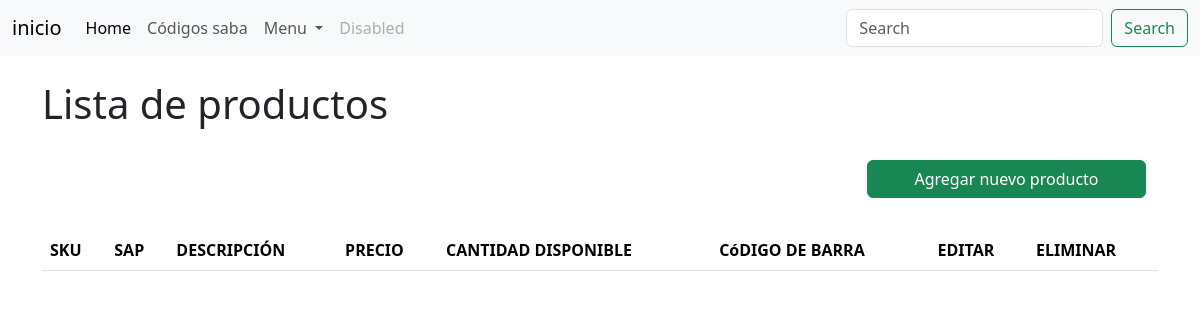
Before: /ListarProducto/ with the older database file.
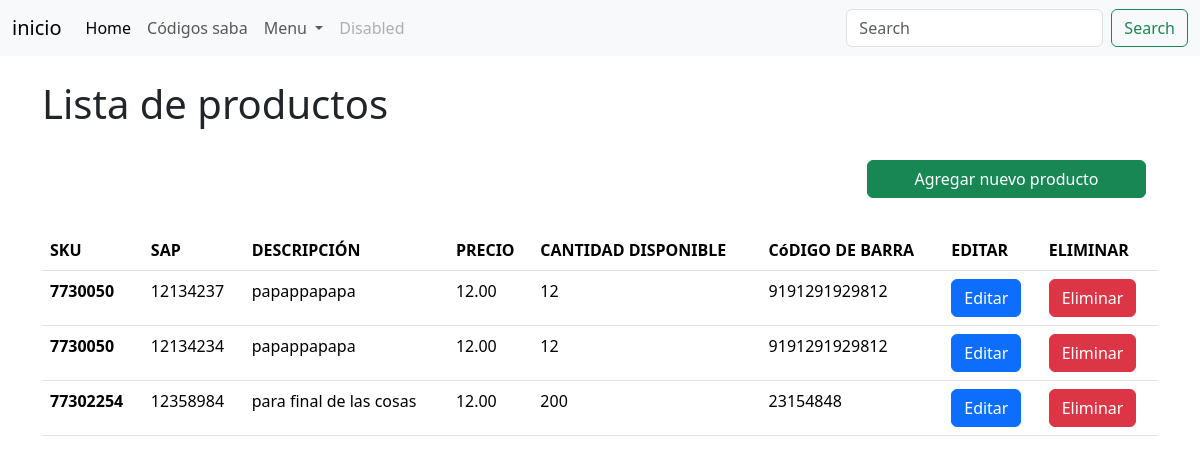
After: the same page with the newer database file.
### ScanBarApp/models.py (models this page shows)
class Barcode(models.Model):
    sku = models.CharField(max_length=200)
    sap = models.CharField(max_length=8, null=True)
    descripcion = models.TextField(blank=True, null=True)
    precio = models.DecimalField(max_digits=10, decimal_places=2)
    cantidad_disponible = models.IntegerField(default=0)
    codigo_barras = models.CharField(max_length=100, unique=False)

### ScanBarApp/views.py (the view)
# urls.py: path('ListarProducto/', FormularioProductView.listarProducto, name = 'listarProducto'),
    def listarProducto(request):
        producto = Barcode.objects.all()
        return render(request, "ListaProductos.html", {"productos": producto})

### ScanBarOpls/Templates/ListaProductos.html (shortened to what this page needs)
{% extends 'index.html'%}
{%block content%}
<br>
<h1>Lista de productos </h1>
<br>
<div class="row col-12 justify-content-end mb-2 pr-0">
    <a class="btn btn-success col-md-3" href="{% url 'registrarProducto'%}">Agregar nuevo producto</a>
</div>
<br>
<table class="table table-stripe">
    <thead>
      <tr>
        <th scope="col">SKU</th>
        <th scope="col">SAP</th>
        <th scope="col">DESCRIPCIÓN</th>
        <th scope="col">PRECIO</th>
        <th scope="col">CANTIDAD DISPONIBLE</th>
        <th scope="col">CóDIGO DE BARRA</th>
        <th scope="col">EDITAR</th>
        <th scope="col">ELIMINAR</th>
        </tr>
    </thead>
    <tbody>
    {%for producto in productos%}
    <tr>
      <th scope="row">{{producto.sku}}</th>
      <td>{{producto.sap}}</td>
      <td>{{producto.descripcion}}</td>
      <td>{{producto.precio}}</td>
      <td>{{producto.cantidad_disponible}}</td>
      <td>{{producto.codigo_barras}}</td>
      <td><a class="btn btn-primary" href="{%url 'editProducto' producto.id%}">Editar</a></td>
      <td><a class="btn btn-danger" href="{%url 'deleteProducto' producto.id%}">Eliminar</a></td>
    </tr>
    {%endfor%}
    </tbody>
  </table>
{%endblock%}

### ScanBarOpls/Templates/index.html (shortened to what this page needs)
<!DOCTYPE html>
<html lang="EN">
<head>
    <link href="https://cdn.jsdelivr.net/npm/bootstrap@5.3.3/dist/css/bootstrap.min.css" rel="stylesheet">
</head>
<body>
    <nav class="navbar navbar-expand-lg bg-body-tertiary">
        <div class="container-fluid">
          <a class="navbar-brand" href="{% url 'home'%}">inicio</a>
          <div class="collapse navbar-collapse" id="navbarSupportedContent">
            <ul class="navbar-nav me-auto mb-2 mb-lg-0">
              <li class="nav-item">
                <a class="nav-link active" aria-current="page" href="#">Home</a>
              </li>
              <li class="nav-item">
                <a class="nav-link" href="https://busquedaopls.000webhostapp.com/" target="_blank">Códigos saba</a>
              </li>
              <li class="nav-item dropdown">
                <a class="nav-link dropdown-toggle" href="#" role="button" data-bs-toggle="dropdown" aria-expanded="false">
                  Menu
                </a>
              </li>
              <li class="nav-item">
                <a class="nav-link disabled" aria-disabled="true">Disabled</a>
              </li>
            </ul>
            <form class="d-flex" role="search">
              <input class="form-control me-2" type="search" placeholder="Search" aria-label="Search">
              <button class="btn btn-outline-success" type="submit">Search</button>
            </form>
          </div>
        </div>
      </nav>
    <div class="content container">
        {%block content%}
        {%endblock%}
    </div>
</body>
</html>

Changed rows visible on the page:
added Barcode: sku "7730050", sap "12134237", descripcion "papappapapa", precio "12.00", cantidad_disponible "12", codigo_barras "9191291929812"
added Barcode: sku "7730050", sap "12134234", descripcion "papappapapa", precio "12.00", cantidad_disponible "12", codigo_barras "9191291929812"
added Barcode: sku "77302254", sap "12358984", descripcion "para final de las cosas", precio "12.00", cantidad_disponible "200", codigo_barras "23154848"
